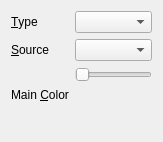
<?xml version="1.0" encoding="UTF-8"?>
<ui version="4.0">
 <class>PageLight</class>
 <widget class="QWidget" name="PageLight">
  <property name="geometry">
   <rect>
    <x>0</x>
    <y>0</y>
    <width>163</width>
    <height>142</height>
   </rect>
  </property>
  <layout class="QFormLayout" name="layout">
   <item row="1" column="0">
    <widget class="QLabel" name="labelType">
     <property name="text">
      <string>&amp;Type</string>
     </property>
     <property name="buddy">
      <cstring>cbType</cstring>
     </property>
    </widget>
   </item>
   <item row="1" column="1">
    <widget class="QComboBox" name="cbType"/>
   </item>
   <item row="2" column="0">
    <widget class="QLabel" name="labelSource">
     <property name="text">
      <string>&amp;Source</string>
     </property>
     <property name="buddy">
      <cstring>cbSource</cstring>
     </property>
    </widget>
   </item>
   <item row="2" column="1">
    <widget class="QComboBox" name="cbSource"/>
   </item>
   <item row="3" column="0">
    <widget class="QLabel" name="labelValue">
     <property name="text">
      <string/>
     </property>
     <property name="buddy">
      <cstring>sliderValue</cstring>
     </property>
    </widget>
   </item>
   <item row="3" column="1">
    <widget class="QSlider" name="sliderValue">
     <property name="maximum">
      <number>20</number>
     </property>
     <property name="pageStep">
      <number>5</number>
     </property>
     <property name="orientation">
      <enum>Qt::Horizontal</enum>
     </property>
    </widget>
   </item>
   <item row="4" column="0">
    <widget class="QLabel" name="label">
     <property name="text">
      <string>Main &amp;Color</string>
     </property>
     <property name="buddy">
      <cstring>btnColor</cstring>
     </property>
    </widget>
   </item>
   <item row="4" column="1">
    <widget class="ColorButton" name="btnColor" native="true">
     <property name="text" stdset="0">
      <string/>
     </property>
    </widget>
   </item>
  </layout>
 </widget>
 <customwidgets>
  <customwidget>
   <class>ColorButton</class>
   <extends>QWidget</extends>
   <header>src/colorbutton.h</header>
  </customwidget>
 </customwidgets>
 <resources/>
 <connections>
  <connection>
   <sender>cbType</sender>
   <signal>currentIndexChanged(int)</signal>
   <receiver>PageLight</receiver>
   <slot>onLightTypeChanged(int)</slot>
   <hints>
    <hint type="sourcelabel">
     <x>20</x>
     <y>20</y>
    </hint>
    <hint type="destinationlabel">
     <x>20</x>
     <y>20</y>
    </hint>
   </hints>
  </connection>
 </connections>
</ui>
